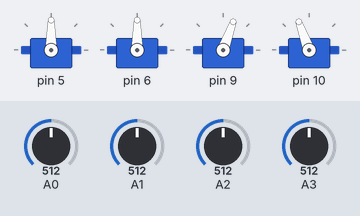
Bench run of a sketch on a simulated Arduino Uno, built with avr-gcc and run on an emulated ATmega328P. Parts: 4 × servo. The inputs (shaded band) are chosen by the test bench; at power-on: A0 = 512, A1 = 512, A2 = 512, A3 = 512.

Above: at 1.2 s.
1.3 s: A0 set to 716
At 1.9 s:
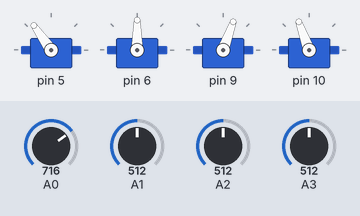
2.8 s: A1 set to 716
At 3.5 s:
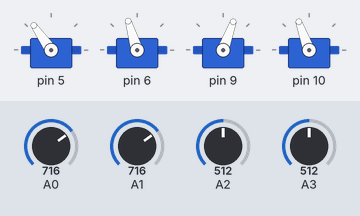
4.3 s: A2 set to 170
At 5.2 s:
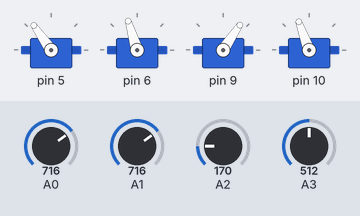
5.8 s: A3 set to 170
At 6.8 s:
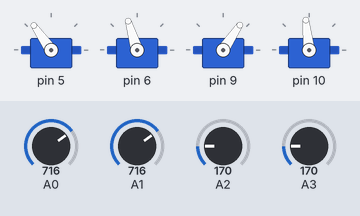
7.3 s: A2 set to 306
At 8.5 s:
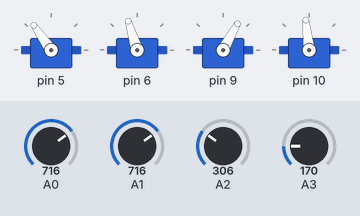
8.8 s: A0 set to 992
At 10.1 s:
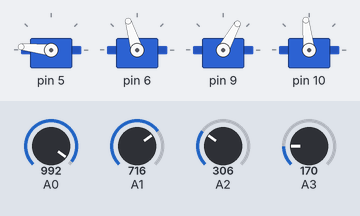
Timing chart, 0 to 11.3 s (numbered marks = the images above; inputs shaded):
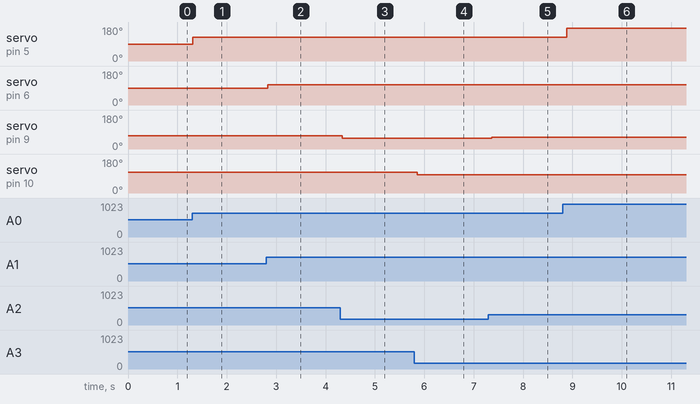

Measured:
- after the input at 1.3 s, servo on pin 5: 90° → 125° at once
- after the input at 2.8 s, servo on pin 6: 90° → 107° at once
- after the input at 4.3 s, servo on pin 9: 70° → 56° at once
- after the input at 5.8 s, servo on pin 10: 110° → 96° after 0.06 s
- after the input at 7.3 s, servo on pin 9: 56° → 61° after 0.07 s
- after the input at 8.8 s, servo on pin 5: 125° → 174° after 0.08 s

The sketch:

bracoRobo.ino
```cpp
// Importação de Bibliotecas
#include <Servo.h>

// Declaração de Constantes
#define decimoSegundo 100
#define anguloPartida 90

// Declaração dos Servo Motores
Servo primeiroMotor;
Servo segundoMotor;
Servo terceiroMotor;
Servo quartoMotor;

// Declaração de Funções
void configuraMotores(Servo array[], int portas[], int quantidade);
void inicializaAngulos(Servo array[], int quantidade, int angulo);
void configuraJoystick(int array[], int quantidade);
void variacaoMotores(Servo motores[], int array[], int quantidade);

// Declaração de Array - Armazenar os Servo Motores Utilizados
Servo motores[] = {primeiroMotor, segundoMotor, terceiroMotor, quartoMotor};

// Declação de Array - Armazenar as Portas dos Servo Motores
int portasMotores[] = {5, 6, 9, 10};

// Declaração de Array - Armazenar as Portas dos Joysticks
int portasJoystick[] = {A0, A1, A2, A3};

// Declaração de Variáveis Numéricas
int quantidadeMotores = sizeof(motores) / sizeof(motores[0]);
int quantidadePortas = sizeof(portasJoystick) / sizeof(portasJoystick[0]);

void setup() {

  // Inicialização do Monitor Serial
  Serial.begin(9600);

  // Configuração dos Servo Motores - Anexo dos Servo Motores às Portas
  configuraMotores(motores, portasMotores, quantidadeMotores);

  // Inicialização dos Servo Motores em 90 Graus
  inicializaAngulos(motores, quantidadeMotores, anguloPartida);

  // Inicialização dos Dois Joysticks
  configuraJoystick(portasJoystick, quantidadePortas);

}

void loop() {

  // Movimentação dos Servo Motores
  variacaoMotores(motores, portasJoystick, quantidadeMotores);

  // Esperando por 0.1s
  delay(decimoSegundo);

}

// Inicialização da Função de Anexo dos Servo Motores às Portas
void configuraMotores(Servo array[], int portas[], int quantidade){

  for (int i = 0; i < quantidade; i++){
    array[i].attach(portas[i]);
  }

}

// Inicialização da Função de Definição do Ângulo dos Servo Motores
void inicializaAngulos(Servo array[], int quantidade, int angulo){

  for (int i = 0; i < quantidade; i++){
    array[i].write(angulo);
  }

}

// Inicialização da Função de Configuração dos Joysticks
void configuraJoystick(int array[], int quantidade){

  for (int i = 0; i < quantidade; i++){
    pinMode(array[i], INPUT);
  }

}

// Inicialização da Função de Variação do Ângulo do Primeiro Servo Motor
void variacaoMotores(Servo motores[], int array[], int quantidade){

  // Declaração de Variáveis de Ambiente
  int anguloMinimo = 0, anguloMaximo = 180;

  for (int i = 0; i < quantidade; i++){

    if (!(i == 0)){

      if (i == 1){
        anguloMinimo = 45, anguloMaximo = 135;
      } else if (i == 2){
        anguloMinimo = 50, anguloMaximo = 90;
      } else {
        anguloMinimo = 90, anguloMaximo = 130;
      }

    }

    motores[i].write(map(analogRead(array[i]), 0, 1023, anguloMinimo, anguloMaximo));

  }

}
```
